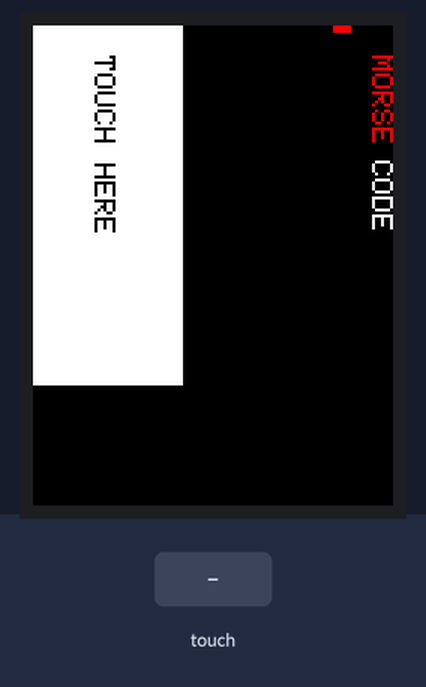
This sketch was run on a simulated Arduino Uno, built with avr-gcc and run on an emulated ATmega328P. On the bench: 240×320 colour display. Inputs (shaded band) come from the test bench. What the sketch prints to the serial monitor is not drawn.

Above: at 1.4 s.
1.5 s: touch panel pressed at 13 % / 10 % of its raw x / y range
At 2.9 s:
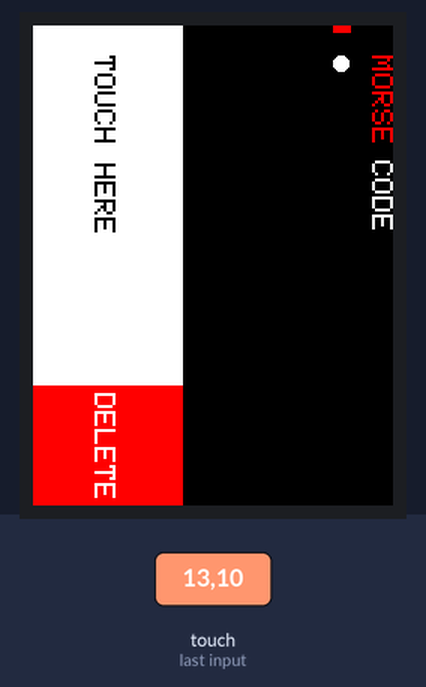
3.4 s: touch panel pressed at 38 % / 10 % of its raw x / y range
At 4.6 s:
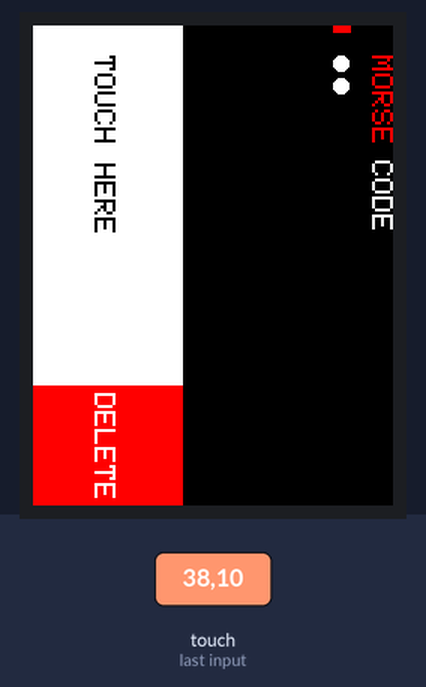
Timing chart, 0 to 6.4 s (numbered marks = the images above; inputs shaded):
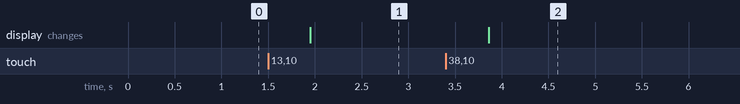

Measured:
- after the input at 1.5 s, the display: changes after 0.45 s (image 1)
- after the input at 3.4 s, the display: changes after 0.46 s (image 2)

The sketch:

newMorse.ino
```cpp
#include <Adafruit_GFX.h>
#include <SPI.h>
#include <SD.h>
#include <Wire.h>
#include <Adafruit_ILI9341.h>
#include <Adafruit_STMPE610.h>

// This is calibration data for the raw touch data to the screen coordinates
#define TS_MINX 150
#define TS_MINY 130
#define TS_MAXX 3800
#define TS_MAXY 4000

#define SD_CS 4
// The STMPE610 uses hardware SPI on the shield, and #8
#define STMPE_CS 8
Adafruit_STMPE610 ts = Adafruit_STMPE610(STMPE_CS);

// The display also uses hardware SPI, plus #9 & #10
#define TFT_CS 10
#define TFT_DC 9
Adafruit_ILI9341 tft = Adafruit_ILI9341(TFT_CS, TFT_DC);

#define BOXSIZE 100
#define TS_X 320
#define TS_Y 240
#define HEIGHT 10
#define WIDTH 20
#define BUFFPIXEL 20

int position_y = 4;  //"lines"
int position_x = 20; //"column"
int clicks     = 0;
int no_clicks  = 0;
int writed     = 0;

//INICIAL SET
void setup(void) {

  Serial.begin(9600);
  yield();

  tft.begin();

  if (!ts.begin()) {
    Serial.println("PI:TS NOK");
    while (1);
  }
  Serial.println("PI:TS OK");

  printWhiteArea();
  printDotLine();
  Serial.println("PI:ARDUINO OK");
}


void loop() {

  //LONG DETECTED
  if (clicks >= 3) {
    if (!writed) {
      printDeleteBtn(ILI9341_RED);
    }
    writed = 1;
    printLine(ILI9341_WHITE);

    no_clicks = 0;
    clicks = 0;

    delay(250);
    while (!ts.bufferEmpty()) {
      ts.getPoint();
    }
    return;
  }
  //SPACE DETECTED AFTER SMALL TOUCH
  else if (no_clicks >= 3 && clicks > 0) {
    if (!writed) {
      printDeleteBtn(ILI9341_RED);
    }
    writed = 1;
    printBall(ILI9341_WHITE);

    no_clicks = 0;
    clicks = 0;

    delay(50);
    while (!ts.bufferEmpty()) {
      ts.getPoint();
    }
    return;
  }
  //NEW LINE
  else if (no_clicks >= 30 && clicks == 0 && writed == 1) {
    writed = 0;
    no_clicks = 0;
    position_y += 2;
    position_x = WIDTH;
    printDotLine();
    printDeleteBtn(ILI9341_BLACK);
  }

  if (ts.bufferEmpty()) {
    no_clicks++;
    delay(85);
    return;
  }

  TS_Point p = ts.getPoint();
  p.x = map(p.x, TS_MINX, TS_MAXX, 0, tft.width());
  p.y = map(p.y, TS_MINY, TS_MAXY, 0, tft.height());

  if (p.x > 0 && p.x < BOXSIZE) {
    if (p.y > TS_X - WIDTH * 4 + 10) {
      no_clicks++;
      delay(50);
      deleteLine();
    } else if (p.y < TS_X - WIDTH * 4) {
      clicks++;
      no_clicks = 0;
      delay(50);
    }
    while (!ts.bufferEmpty()) {
      ts.getPoint();
    }
  }
}


/*
   Print the white box that accpets touches
   just print at the beginning
*/
void printWhiteArea() {
  tft.fillScreen(ILI9341_BLACK);
  tft.fillRect(0, 0, BOXSIZE, 240, ILI9341_WHITE);

  tft.setRotation(1);

  tft.setCursor(WIDTH, 185);
  tft.setTextColor(ILI9341_BLACK);
  tft.setTextSize(2);
  tft.println("TOUCH HERE");

  tft.setCursor(WIDTH, 0);
  tft.setTextColor(ILI9341_RED);
  tft.setTextSize(2);
  tft.println("MORSE");


  tft.setCursor(WIDTH + 70, 0);
  tft.setTextColor(ILI9341_WHITE);
  tft.setTextSize(2);
  tft.println("CODE");

tft.setRotation(0);
}


/*
  Delete the current sequence of symbols
*/
void deleteLine() {
  if (writed) {
    tft.fillRect(TS_Y - position_y * HEIGHT, WIDTH, HEIGHT + 2, TS_X - WIDTH, ILI9341_BLACK);
    printDeleteBtn(ILI9341_BLACK);
    position_x = WIDTH;
    writed = 0;
  }
}


/*
   Print the delete button
*/
void printDeleteBtn(int color) {
  tft.fillRect(0, 240, BOXSIZE, 80, color);

  if (color == ILI9341_RED) {
    tft.setRotation(1);

    tft.setCursor(245, 185);
    tft.setTextColor(ILI9341_WHITE);
    tft.setTextSize(2);
    tft.println("DELETE");

    tft.setRotation(0);
  }
}


/*
   Print line symbol
*/
void printBall(int color) {
  tft.fillCircle(TS_Y - position_y * HEIGHT + 5, position_x + HEIGHT / 2, HEIGHT / 2, color);
  position_x = position_x + 15;
  analyze();
}


/*
   Print ball symbol
*/
void printLine(int color) {
  tft.fillRect(TS_Y - position_y * HEIGHT + 3, position_x, HEIGHT / 2, HEIGHT * 2, color);
  position_x = position_x + 23;
  analyze();
}


/*
   Print dot in the current line
*/
void printDotLine() {
  if (position_y >= 14) {
    position_y = 4;
    tft.fillRect(BOXSIZE, WIDTH, TS_Y - BOXSIZE - 20, TS_X, ILI9341_BLACK);
  }
  tft.fillRect(BOXSIZE, 0, TS_Y - BOXSIZE, WIDTH, ILI9341_BLACK); //clean the area
  tft.fillRect(TS_Y - position_y * HEIGHT, 0, HEIGHT + 2, WIDTH / 4, ILI9341_RED); //print a dot in the current line
}


/*
   Analyze the number of touches
   and if it's a new symbol (new line when 3 or more time intervals with no touches)
*/
void analyze() {

  if ((position_x > TS_X - WIDTH)) {
    position_y += 2;
    position_x = WIDTH;
    no_clicks  = 0;
    writed = 0;
    printDeleteBtn(ILI9341_BLACK);
    printDotLine();
  }

  if (position_y >= 14) {
    position_y = 4;
    tft.fillRect(BOXSIZE, WIDTH, TS_Y - BOXSIZE - 20, TS_X, ILI9341_BLACK); //clean the area with old symbols
    printDotLine();
  }

}
```
